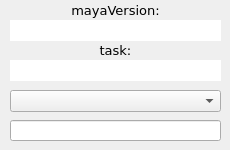
<?xml version="1.0" encoding="UTF-8"?>
<ui version="4.0">
 <class>MainWindow</class>
 <widget class="QMainWindow" name="MainWindow">
  <property name="geometry">
   <rect>
    <x>0</x>
    <y>0</y>
    <width>230</width>
    <height>150</height>
   </rect>
  </property>
  <property name="minimumSize">
   <size>
    <width>230</width>
    <height>150</height>
   </size>
  </property>
  <property name="maximumSize">
   <size>
    <width>230</width>
    <height>150</height>
   </size>
  </property>
  <property name="focusPolicy">
   <enum>Qt::NoFocus</enum>
  </property>
  <property name="windowTitle">
   <string>dsVersionUp</string>
  </property>
  <widget class="QWidget" name="centralwidget">
   <widget class="QComboBox" name="User_CB">
    <property name="geometry">
     <rect>
      <x>10</x>
      <y>90</y>
      <width>211</width>
      <height>22</height>
     </rect>
    </property>
   </widget>
   <widget class="QLineEdit" name="description_LE">
    <property name="geometry">
     <rect>
      <x>10</x>
      <y>120</y>
      <width>211</width>
      <height>21</height>
     </rect>
    </property>
   </widget>
   <widget class="QTextEdit" name="version_TE">
    <property name="geometry">
     <rect>
      <x>10</x>
      <y>20</y>
      <width>211</width>
      <height>21</height>
     </rect>
    </property>
    <property name="font">
     <font>
      <family>Verdana</family>
      <pointsize>10</pointsize>
      <weight>75</weight>
      <bold>true</bold>
     </font>
    </property>
    <property name="autoFillBackground">
     <bool>false</bool>
    </property>
    <property name="frameShape">
     <enum>QFrame::NoFrame</enum>
    </property>
    <property name="frameShadow">
     <enum>QFrame::Plain</enum>
    </property>
    <property name="lineWidth">
     <number>0</number>
    </property>
    <property name="verticalScrollBarPolicy">
     <enum>Qt::ScrollBarAlwaysOff</enum>
    </property>
    <property name="horizontalScrollBarPolicy">
     <enum>Qt::ScrollBarAlwaysOff</enum>
    </property>
    <property name="readOnly">
     <bool>true</bool>
    </property>
    <property name="html">
     <string>&lt;!DOCTYPE HTML PUBLIC &quot;-//W3C//DTD HTML 4.0//EN&quot; &quot;http://www.w3.org/TR/REC-html40/strict.dtd&quot;&gt;
&lt;html&gt;&lt;head&gt;&lt;meta name=&quot;qrichtext&quot; content=&quot;1&quot; /&gt;&lt;style type=&quot;text/css&quot;&gt;
p, li { white-space: pre-wrap; }
&lt;/style&gt;&lt;/head&gt;&lt;body style=&quot; font-family:'Verdana'; font-size:10pt; font-weight:600; font-style:normal;&quot;&gt;
&lt;p align=&quot;center&quot; style=&quot;-qt-paragraph-type:empty; margin-top:0px; margin-bottom:0px; margin-left:0px; margin-right:0px; -qt-block-indent:0; text-indent:0px; font-size:12pt; font-weight:400;&quot;&gt;&lt;br /&gt;&lt;/p&gt;&lt;/body&gt;&lt;/html&gt;</string>
    </property>
    <property name="textInteractionFlags">
     <set>Qt::NoTextInteraction</set>
    </property>
   </widget>
   <widget class="QLabel" name="version_L">
    <property name="geometry">
     <rect>
      <x>10</x>
      <y>0</y>
      <width>211</width>
      <height>20</height>
     </rect>
    </property>
    <property name="font">
     <font>
      <family>Verdana</family>
      <pointsize>10</pointsize>
     </font>
    </property>
    <property name="text">
     <string>mayaVersion:</string>
    </property>
    <property name="alignment">
     <set>Qt::AlignCenter</set>
    </property>
   </widget>
   <widget class="QLabel" name="task_L">
    <property name="geometry">
     <rect>
      <x>10</x>
      <y>40</y>
      <width>211</width>
      <height>20</height>
     </rect>
    </property>
    <property name="font">
     <font>
      <family>Verdana</family>
      <pointsize>10</pointsize>
     </font>
    </property>
    <property name="text">
     <string>task:</string>
    </property>
    <property name="alignment">
     <set>Qt::AlignCenter</set>
    </property>
   </widget>
   <widget class="QTextEdit" name="task_TE">
    <property name="geometry">
     <rect>
      <x>10</x>
      <y>60</y>
      <width>211</width>
      <height>21</height>
     </rect>
    </property>
    <property name="font">
     <font>
      <family>Verdana</family>
      <pointsize>10</pointsize>
      <weight>75</weight>
      <bold>true</bold>
     </font>
    </property>
    <property name="autoFillBackground">
     <bool>false</bool>
    </property>
    <property name="frameShape">
     <enum>QFrame::NoFrame</enum>
    </property>
    <property name="frameShadow">
     <enum>QFrame::Plain</enum>
    </property>
    <property name="lineWidth">
     <number>0</number>
    </property>
    <property name="verticalScrollBarPolicy">
     <enum>Qt::ScrollBarAlwaysOff</enum>
    </property>
    <property name="horizontalScrollBarPolicy">
     <enum>Qt::ScrollBarAlwaysOff</enum>
    </property>
    <property name="readOnly">
     <bool>true</bool>
    </property>
    <property name="html">
     <string>&lt;!DOCTYPE HTML PUBLIC &quot;-//W3C//DTD HTML 4.0//EN&quot; &quot;http://www.w3.org/TR/REC-html40/strict.dtd&quot;&gt;
&lt;html&gt;&lt;head&gt;&lt;meta name=&quot;qrichtext&quot; content=&quot;1&quot; /&gt;&lt;style type=&quot;text/css&quot;&gt;
p, li { white-space: pre-wrap; }
&lt;/style&gt;&lt;/head&gt;&lt;body style=&quot; font-family:'Verdana'; font-size:10pt; font-weight:600; font-style:normal;&quot;&gt;
&lt;p align=&quot;center&quot; style=&quot;-qt-paragraph-type:empty; margin-top:0px; margin-bottom:0px; margin-left:0px; margin-right:0px; -qt-block-indent:0; text-indent:0px; font-size:18pt; font-weight:400;&quot;&gt;&lt;br /&gt;&lt;/p&gt;&lt;/body&gt;&lt;/html&gt;</string>
    </property>
    <property name="textInteractionFlags">
     <set>Qt::NoTextInteraction</set>
    </property>
   </widget>
  </widget>
 </widget>
 <tabstops>
  <tabstop>description_LE</tabstop>
  <tabstop>User_CB</tabstop>
 </tabstops>
 <resources/>
 <connections/>
</ui>
